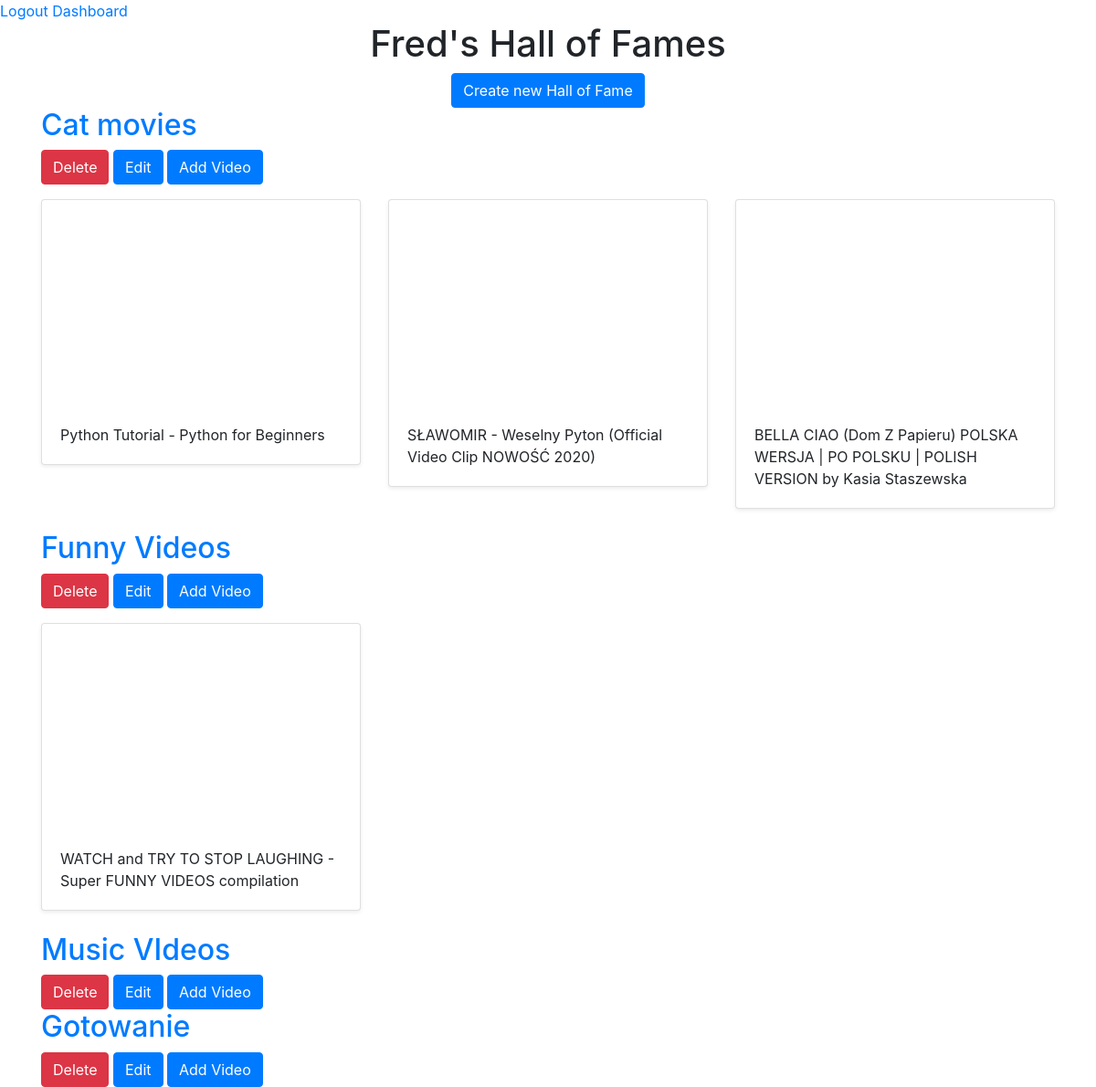
The page /dashboard/ (signed in) on the database as committed earlier.
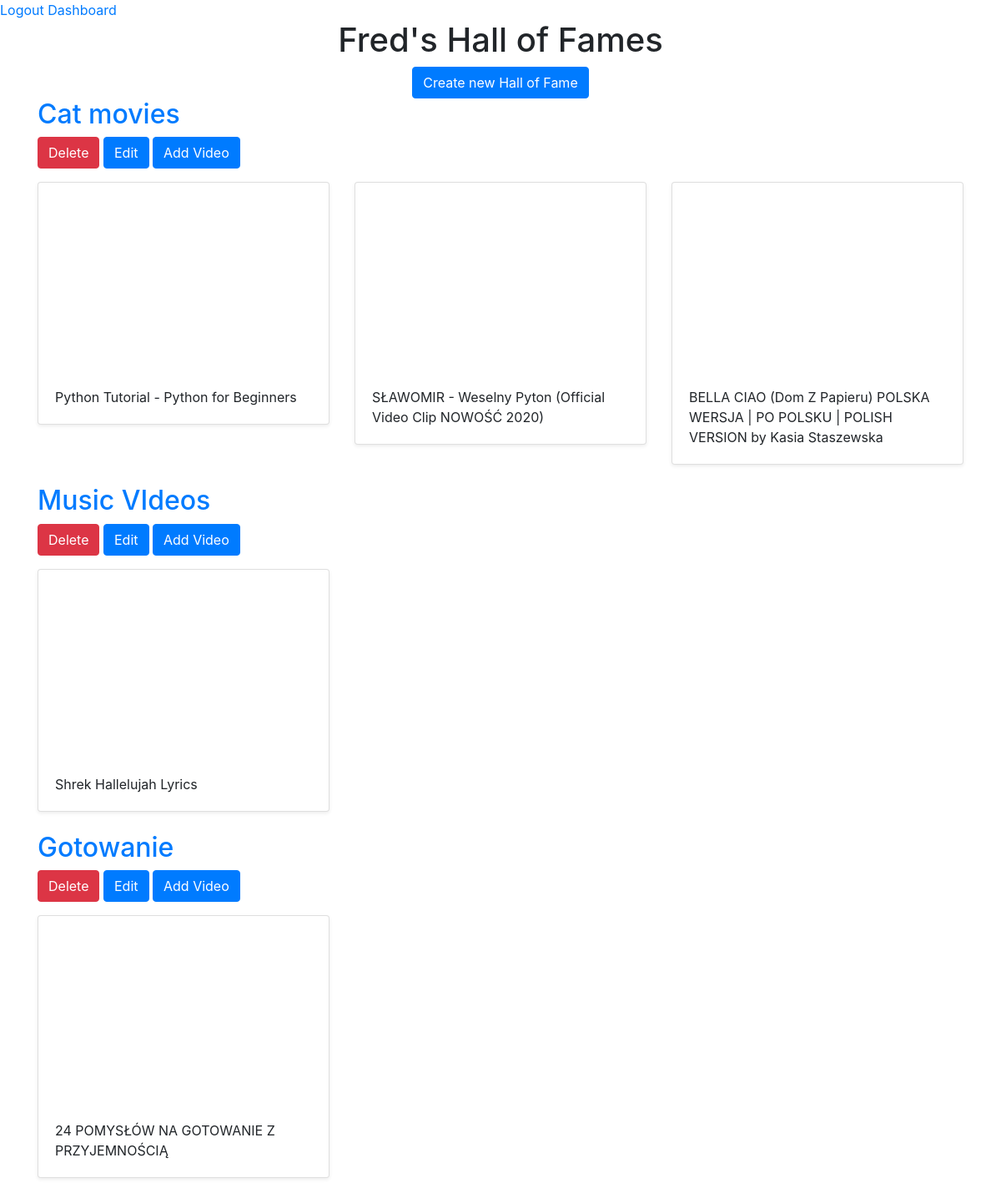
The same page on the database as committed later.
### movies/models.py (models this page shows)
class Hall(models.Model):
    title = models.CharField(max_length=256)
    user = models.ForeignKey(User, on_delete=models.CASCADE)

class Video(models.Model):
    title = models.CharField(max_length=256)
    url = models.URLField()
    youtube_id = models.CharField(max_length=256)
    hall = models.ForeignKey(Hall, on_delete=models.CASCADE)

### movies/views.py (the view)
# urls.py: path('dashboard/', views.dashboard, name='dashboard'),
@login_required
def dashboard(request):
    halls = Hall.objects.filter(user=request.user)
    return render(request, 'movies/dashboard.html', {'halls':halls})

### movies/templates/movies/dashboard.html
{% extends 'movies/base.html' %}
{% load static %}
{% block content %}
    <div class="container">
        <div class="text-center">
            <h1>{{ user.username }}'s Hall of Fames</h1>
            <a href="{% url 'crate_hall' %}" class="btn btn-primary">Create new Hall of Fame</a>
        </div>
        {% for hall in halls %}
        <h2><a href="{% url 'detail_hall' hall.id %}">{{ hall.title }}</a></h2>
        <a href="{% url 'delete_hall' hall.id %}" class="btn btn-danger">Delete</a>
        <a href="{% url 'update_hall' hall.id %}" class="btn btn-primary">Edit</a>
        <a href="{% url 'add_video' hall.id %}" class="btn btn-primary">Add Video</a>
            <div class="row">
                {% for video in hall.video_set.all %}
                    <div class="col-md-4 mt-3">
                        <div class="card mb-4 shadow-sm">
                            <iframe width="100%" height="225" src="https://www.youtube.com/embed/{{ video.youtube_id }}" frameborder="0" allow="accelerometer; autoplay; clipboard-write; encrypted-media; gyroscope; picture-in-picture" allowfullscreen></iframe>
                            <div class="card-body">
                                <p class="card-text">{{ video.title }}</p>
                            </div>
                        </div>
                    </div>
                {% endfor %}
            </div>
        {% endfor %}
    </div>
{% endblock %}

### movies/templates/movies/base.html (shortened to what this page needs)
<!doctype html>
<html lang="en">
{% load static %}
  <head>
    <link rel="stylesheet" href="https://stackpath.bootstrapcdn.com/bootstrap/4.5.2/css/bootstrap.min.css">
    <link href="{% static 'movies/custom.css' %}" rel="stylesheet">
  </head>
  <body>
    <nav>
        {% if user.is_authenticated %}
      <a href="{% url 'logoutview' %}">Logout</a>
      <a href="{% url 'dashboard' %}">Dashboard</a>
        {% else %}
      <a href="{% url 'signupview' %}">Sign Up</a>
      <a href="{% url 'loginview' %}">Login</a>
        {% endif %}
    </nav>
    {% block content %}{% endblock %}
    </body>
</html>

### movies/static/movies/custom.css (style rules this page uses)
h2 { color: blue; }

Rows that differ between the two databases and show on the page:
removed Hall: title "Funny Videos"
removed Video: title "WATCH and TRY TO STOP LAUGHING - Super FUNNY VIDEOS compilation", shown under "Funny Videos"
added Video: title "Shrek Hallelujah Lyrics", shown under Hall "Music VIdeos"
added Video: title "24 POMYSŁÓW NA GOTOWANIE Z PRZYJEMNOŚCIĄ", shown under Hall "Gotowanie"
